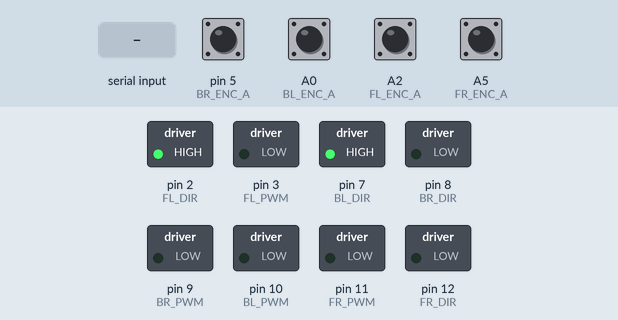
Simulated run of this sketch. Board: Arduino Uno, built with avr-gcc and run on an emulated ATmega328P. Parts: switched loads named in the sketch (green lamp = pin HIGH). Inputs (shaded band) come from the test bench; at power-on: A0 (BL_ENC_A), A2 (FL_ENC_A), A5 (FR_ENC_A), pin 5 (BR_ENC_A) HIGH. What the sketch prints to the serial monitor is not drawn.

Above: at 1.2 s.
1.3 s: "<90,45,200>>" received over Serial
At 1.8 s:
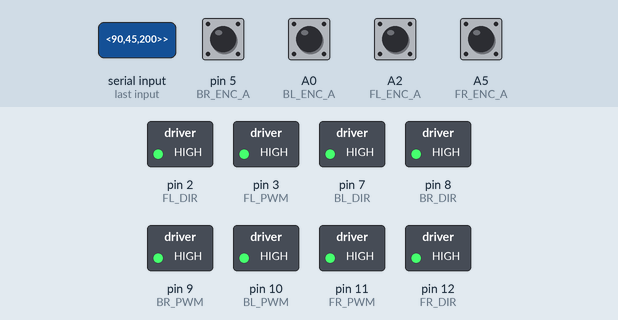
2.8 s: "<30,150,10>>" received over Serial
At 4.0 s:
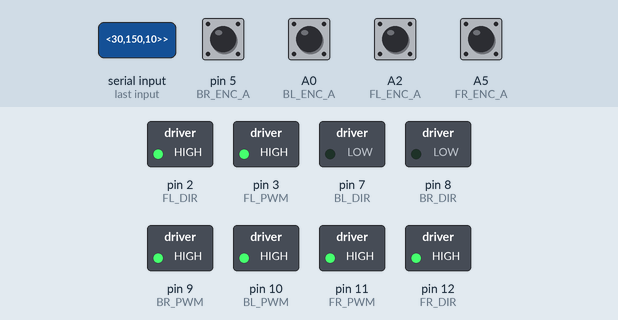
4.3 s: "<90,45>>" received over Serial
At 5.3 s:
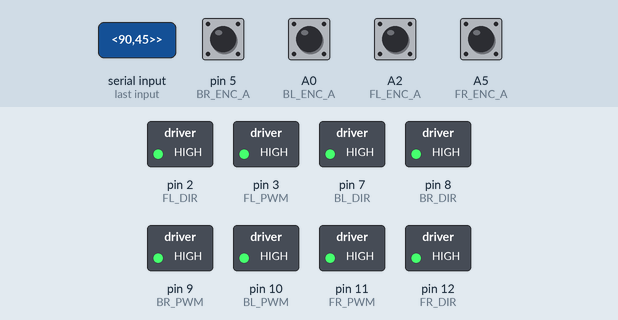
Timing chart, 0 to 7.3 s (numbered marks = the images above; inputs shaded):
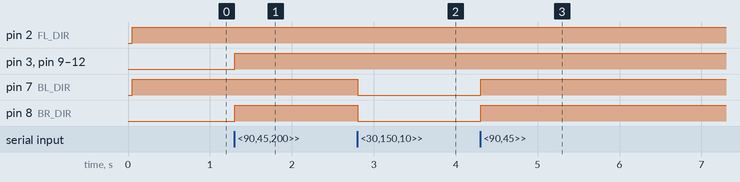

Measured:
- after the input at 1.3 s, pin 3 (FL_PWM), pin 8 (BR_DIR), pin 9 (BR_PWM), pin 10 (BL_PWM), pin 11 (FR_PWM), pin 12 (FR_DIR): LOW → HIGH at once
- after the input at 2.8 s, pin 7 (BL_DIR), pin 8 (BR_DIR): HIGH → LOW at once
- after the input at 4.3 s, pin 7 (BL_DIR), pin 8 (BR_DIR): LOW → HIGH at once

The sketch:

Phase3_Step2.ino
```cpp
// --- PHASE 3: FINAL FIRMWARE (MATCHED TO YOUR WORKING DIRECTION) ---
// Features: Vector Control <Vx,Vy,Omega>, Odometry, Fixed Directions

#include <Arduino.h>

// *** PIN DEFINITIONS ***
const int FL_PWM = 3;    const int FL_DIR = 2;
const int FL_ENC_A = A2; const int FL_ENC_B = A3;

const int FR_PWM = 11;   const int FR_DIR = 12;
const int FR_ENC_A = A5; const int FR_ENC_B = A4;

const int BL_PWM = 10;   const int BL_DIR = 7;
const int BL_ENC_A = A0; const int BL_ENC_B = A1;

const int BR_PWM = 9;    const int BR_DIR = 8;
const int BR_ENC_A = 5;  const int BR_ENC_B = 4;

// *** CALIBRATION ***
const double CM_PER_TICK = 0.07033;  // <--- YOUR VERIFIED VALUE
const double ROBOT_RADIUS_CM = 5 ; // Nexus Standard Radius

// *** VARIABLES ***
volatile long fl_ticks=0, fr_ticks=0, bl_ticks=0, br_ticks=0;
long prev_fl=0, prev_fr=0, prev_bl=0, prev_br=0;
int last_fl=0, last_fr=0, last_bl=0, last_br=0;

unsigned long last_time = 0;
double posX = 0.0, posY = 0.0, theta = 0.0;
float target_vx = 0, target_vy = 0, target_omega = 0;

// FUNCTION DECLARATIONS
void pollEncoders();
void parseCommand(String data);
void updateOdometry(long d_fl, long d_fr, long d_bl, long d_br);
void setMotorSpeeds(float vx, float vy, float omega);
void runMotor(int pwmPin, int dirPin, float speed, bool isRightSide);

void setup() {
  Serial.begin(115200);
  Serial.setTimeout(10);

  pinMode(FL_PWM, OUTPUT); pinMode(FL_DIR, OUTPUT);
  pinMode(FR_PWM, OUTPUT); pinMode(FR_DIR, OUTPUT);
  pinMode(BL_PWM, OUTPUT); pinMode(BL_DIR, OUTPUT);
  pinMode(BR_PWM, OUTPUT); pinMode(BR_DIR, OUTPUT);

  pinMode(FL_ENC_A, INPUT_PULLUP); pinMode(FL_ENC_B, INPUT_PULLUP);
  pinMode(FR_ENC_A, INPUT_PULLUP); pinMode(FR_ENC_B, INPUT_PULLUP);
  pinMode(BL_ENC_A, INPUT_PULLUP); pinMode(BL_ENC_B, INPUT_PULLUP);
  pinMode(BR_ENC_A, INPUT_PULLUP); pinMode(BR_ENC_B, INPUT_PULLUP);

  last_fl = digitalRead(FL_ENC_A); last_fr = digitalRead(FR_ENC_A);
  last_bl = digitalRead(BL_ENC_A); last_br = digitalRead(BR_ENC_A);
}

void loop() {
  // 1. READ SERIAL COMMANDS <Vx,Vy,Omega>
  if (Serial.available() > 0) {
    char c = Serial.read();
    if (c == '<') {
      String data = Serial.readStringUntil('>');
      parseCommand(data);
    }
  }

  // 2. CONTROL LOOP (50ms)
  unsigned long curr_time = millis();
  if (curr_time - last_time >= 50) {
    long d_fl = fl_ticks - prev_fl; prev_fl = fl_ticks;
    long d_fr = fr_ticks - prev_fr; prev_fr = fr_ticks;
    long d_bl = bl_ticks - prev_bl; prev_bl = bl_ticks;
    long d_br = br_ticks - prev_br; prev_br = br_ticks;

    updateOdometry(d_fl, d_fr, d_bl, d_br);

    // FEEDBACK: <X, Y, Theta>
    Serial.print("<");
    Serial.print(posX); Serial.print(",");
    Serial.print(posY); Serial.print(",");
    Serial.print(theta);
    Serial.println(">");

    setMotorSpeeds(target_vx, target_vy, target_omega);
    last_time = curr_time;
  }

  pollEncoders();
}

// --- HELPERS ---
void parseCommand(String data) {
  int firstComma = data.indexOf(',');
  int secondComma = data.lastIndexOf(',');
  if (firstComma > 0 && secondComma > 0) {
    target_vx = data.substring(0, firstComma).toFloat();
    target_vy = data.substring(firstComma + 1, secondComma).toFloat();
    target_omega = data.substring(secondComma + 1).toFloat();
  }
}

void setMotorSpeeds(float vx, float vy, float omega) {
  float rot = omega * ROBOT_RADIUS_CM;
  float fl = vx - vy - rot;
  float fr = vx + vy + rot;
  float bl = vx + vy - rot;
  float br = vx - vy + rot;

  // Pass "true" for Right side motors to handle direction correctly
  runMotor(FL_PWM, FL_DIR, fl, false); // Left
  runMotor(FR_PWM, FR_DIR, fr, true);  // Right
  runMotor(BL_PWM, BL_DIR, bl, false); // Left
  runMotor(BR_PWM, BR_DIR, br, true);  // Right
}

void runMotor(int pwmPin, int dirPin, float speed, bool isRightSide) {
  if (abs(speed) < 2.0) speed = 0;
  int pwm = constrain((int)(speed * 5), -255, 255);

  // Logic from your Working Code:
  // Left Side: Positive Speed -> LOW
  // Right Side: Positive Speed -> HIGH

  if (isRightSide) {
     if (pwm > 0) digitalWrite(dirPin, HIGH);
     else digitalWrite(dirPin, LOW);
  } else {
     if (pwm > 0) digitalWrite(dirPin, LOW);
     else digitalWrite(dirPin, HIGH);
  }

  analogWrite(pwmPin, abs(pwm));
}

void updateOdometry(long fl, long fr, long bl, long br) {
  double dist_fl = fl * CM_PER_TICK;
  double dist_fr = fr * CM_PER_TICK;
  double dist_bl = bl * CM_PER_TICK;
  double dist_br = br * CM_PER_TICK;

  double delta_x = (dist_fl + dist_fr + dist_bl + dist_br) / 4.0;
  double delta_y = (-dist_fl + dist_fr + dist_bl - dist_br) / 4.0;
  double delta_theta = (-dist_fl + dist_fr - dist_bl + dist_br) / (4.0 * ROBOT_RADIUS_CM);

  posX += delta_x * cos(theta) - delta_y * sin(theta);
  posY += delta_x * sin(theta) + delta_y * cos(theta);
  theta += delta_theta;
}

void pollEncoders() {
  // FL
  int curr_fl = digitalRead(FL_ENC_A);
  if (curr_fl != last_fl && curr_fl == HIGH) {
    if(digitalRead(FL_ENC_B)) fl_ticks++; else fl_ticks--;
  }
  last_fl = curr_fl;

  // FR
  int curr_fr = digitalRead(FR_ENC_A);
  if (curr_fr != last_fr && curr_fr == HIGH) {
    if(digitalRead(FR_ENC_B)) fr_ticks++; else fr_ticks--;
  }
  last_fr = curr_fr;

  // BL
  int curr_bl = digitalRead(BL_ENC_A);
  if (curr_bl != last_bl && curr_bl == HIGH) {
    if(digitalRead(BL_ENC_B)) bl_ticks++; else bl_ticks--;
  }
  last_bl = curr_bl;

  // BR
  int curr_br = digitalRead(BR_ENC_A);
  if (curr_br != last_br && curr_br == HIGH) {
    if(digitalRead(BR_ENC_B)) br_ticks++; else br_ticks--;
  }
  last_br = curr_br;
}
```
